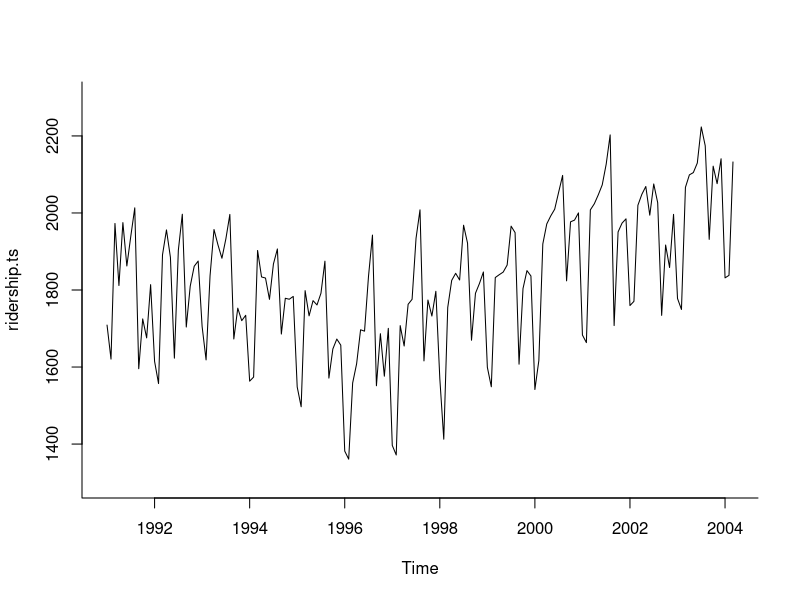
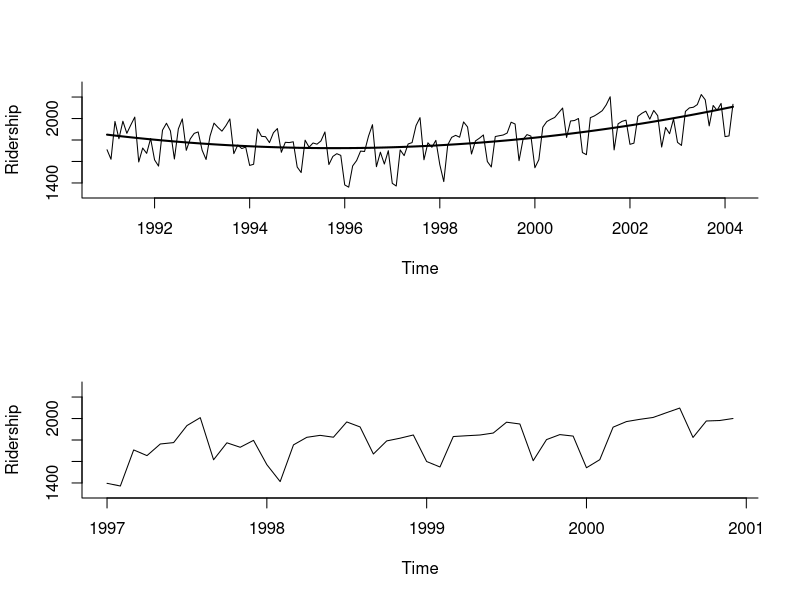

The R script that drew these images, in order:
# P31 Amtrak zooming in day of week pattern

# ridership plot
Amtrak.data <- read.csv("Amtrak data.csv")
head(Amtrak.data)
ridership.ts <- ts(Amtrak.data$Ridership, start = c(1991, 1), end = c(2004, 3), freq = 12)
plot(ridership.ts, ylim = c(1300, 2300), bty = "l")

# strong day of week pattern revealed by zooming in

# fit a quadratic trend P34
library(forecast)
ridership.lm <- tslm(ridership.ts ~ trend + I(trend^2))
par(mfrow = c(2, 1))
plot(ridership.ts, xlab = "Time", ylab = "Ridership", ylim = c(1300, 2300), bty = "l")
lines(ridership.lm$fitted.values, lwd = 2)

# window() extracts the subset of ts
ridership.ts.zoom <- window(ridership.ts, start = c(1997, 1), end = c(2000, 12))
plot(ridership.ts.zoom, xlab = "Time", ylab = "Ridership", ylim  = c(1300, 2300), bty = "l")
